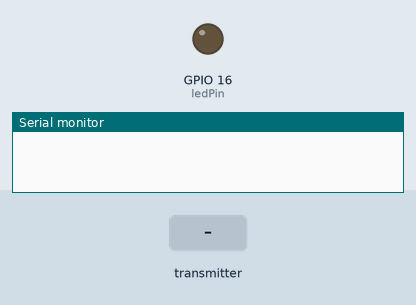
Bench run of a sketch on a simulated ESP32-C3. Shown: output pins drawn as LEDs (lit = HIGH), the last lines printed to the serial monitor. The inputs (shaded band) are chosen by the test bench.

Above: at 1.2 s.
1.3 s: the transmitter starts sending d = 1
At 1.8 s:
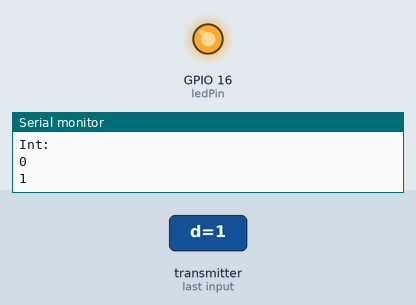
2.8 s: the transmitter starts sending d = 0
At 4.2 s:
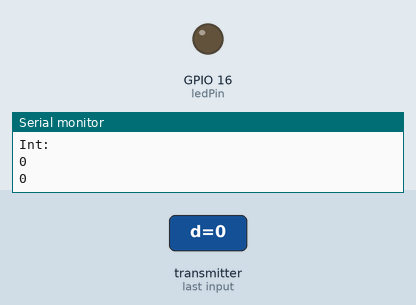
Timing chart, 0 to 5.8 s (numbered marks = the images above; inputs shaded):
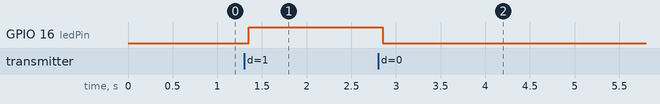

The sketch:

espNow_testRecieve.ino
```cpp
//espNow recieve test code to flash on-board LED of peer while in range
//Comment/uncomment lines as required
//Code based on Random Nert Tutorials
//https://randomnerdtutorials.com/esp-now-esp32-arduino-ide/
//==============================================
//#include <espnow.h>  //Libraries for esp8266
//#include <ESP8266WiFi.h>
//================================================
//================================================
#include <esp_now.h> //Libraries for esp32, uncomment as necessary
#include <WiFi.h>
//================================================
//int ledPin = 8; //For esp32C3 super mini blue LED on module
int ledPin = 16; //For Node MCU LED on module
// Structure example to receive data
// Must match the sender structure
typedef struct struct_message {
    int b;
    bool d;
} struct_message;

// Create a struct_message called myData
struct_message myData;

// callback function that will be executed when data is received
void OnDataRecv(const uint8_t * mac, const uint8_t *incomingData, int len) {
  memcpy(&myData, incomingData, sizeof(myData));
  Serial.print("Bytes received: ");
  Serial.println(len);
  Serial.println("Int: ");
  Serial.println(myData.b);
  Serial.println(myData.d);
  digitalWrite(ledPin, myData.d);
}

void setup() {
  pinMode(ledPin, OUTPUT);
  // Initialize Serial Monitor
  Serial.begin(115200);

  // Set device as a Wi-Fi Station
  WiFi.mode(WIFI_STA);
//======================================
//For esp8266
//Init ESP-NOW
// if (esp_now_init() != ERR_OK) {
//  Serial.println("Error initializing ESP-NOW");
//   return;
//}
  //=====================================
  //=====================================
  //For esp32
  if (esp_now_init() != ESP_OK)
  {
    Serial.println("Error initializing ESP-NOW");
    return;
  }
  //======================================
  // Once ESPNow is successfully Init, we will register for recv CB to
  // get recv packer info
  esp_now_register_recv_cb(esp_now_recv_cb_t(OnDataRecv));

}

void loop() {

}
```

Measured:
- after the input at 1.3 s, GPIO 16 (ledPin): LOW → HIGH after 0.05 s
- after the input at 2.8 s, GPIO 16 (ledPin): HIGH → LOW after 0.05 s
